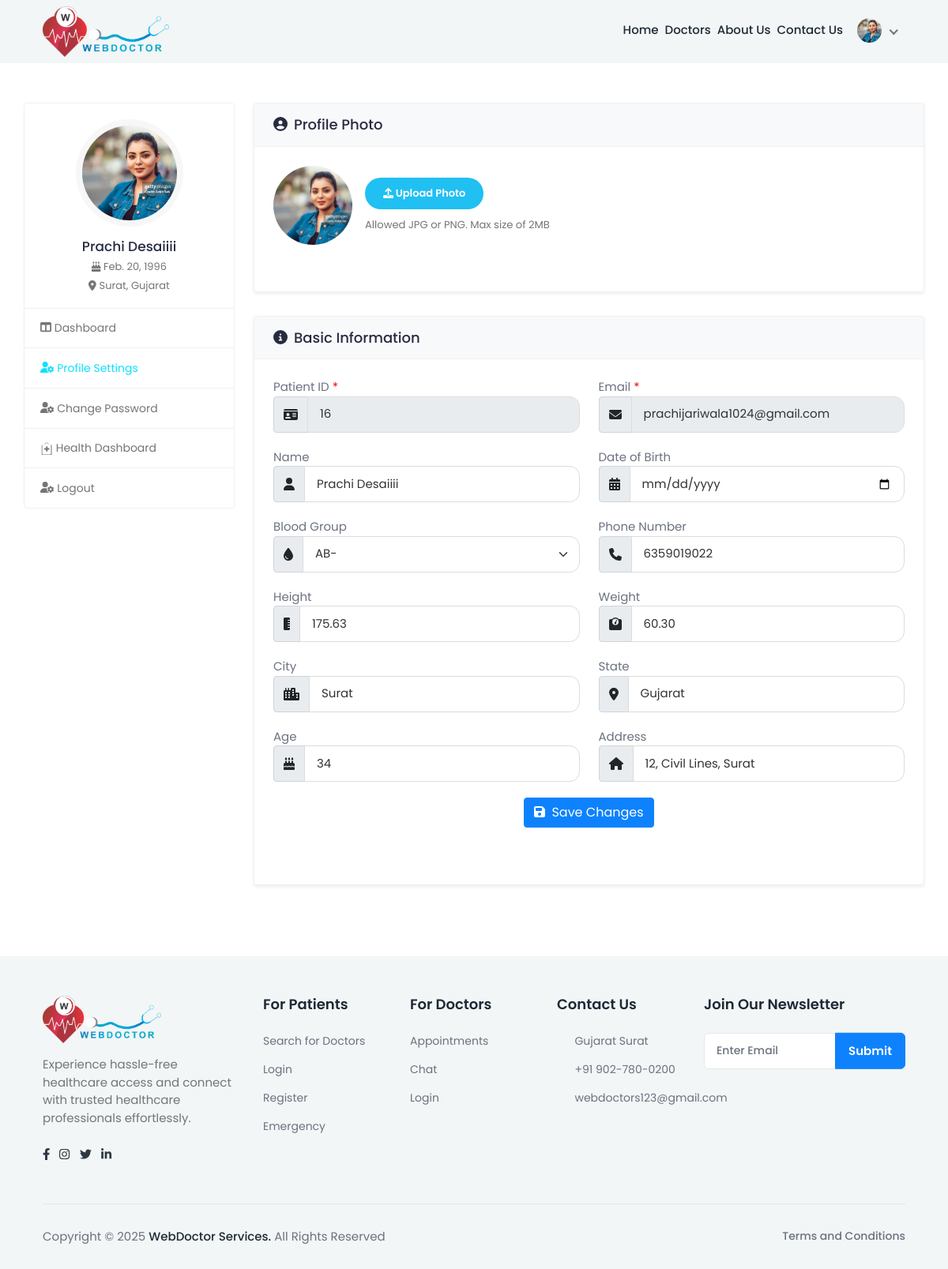
The app's page /patient_profile_settings/ (signed in) with its own data.
### myapp/models.py (models this page shows, shortened)
class patientRegister(models.Model):
      BLOOD_GROUP_CHOICES = [
        ('A+', 'A+'), ('A-', 'A-'), ('B+', 'B+'), ('B-', 'B-'),
        ('O+', 'O+'), ('O-', 'O-'), ('AB+', 'AB+'), ('AB-', 'AB-')
      ]
      name = models.CharField(max_length=100)
      email = models.EmailField(unique=True)
      phno = models.BigIntegerField(unique=True)
      password = models.CharField(max_length=255)
      profile_img = models.ImageField(upload_to='profile_pics/', null=True, blank=True)
      dob=models.DateField(null=True)
      age = models.PositiveIntegerField(null=True)  # Age field
      weight = models.DecimalField(null=True,max_digits=5,decimal_places=2)#Weight field
      height = models.DecimalField(null=True,max_digits=5, decimal_places=2)
      address = models.TextField()  # Full address
      city = models.CharField(max_length=50)
      state = models.CharField(max_length=50)
      blood_group = models.CharField(max_length=3, choices=BLOOD_GROUP_CHOICES)  # Dropdown selection

### myapp/views.py (the view, shortened to what this page needs)
# urls.py: path('patient_profile_settings/', views.patient_profile_settings, name='patient_profile_settings'),
def patient_profile_settings(request):
    patient_id = request.session.get('patient_id')  # Get patient ID from session
    if not patient_id:
        messages.error(request, "You need to log in first.")  # Alert for unauthenticated users
        return redirect("login")
    try:
        patient = patientRegister.objects.get(id=patient_id)  # Fetch patient data
    except patientRegister.DoesNotExist:
        messages.error(request, "Patient not found. Please log in again.")  # Alert for invalid patient
        return redirect("login")
    return render(request, 'patient-profile-settings.html', {"patient": patient})

### myapp/templates/patient-profile-settings.html (shortened to what this page needs)
{% load static %}
<html lang="en">
<head>
  <link rel="stylesheet" href="https://cdnjs.cloudflare.com/ajax/libs/font-awesome/6.4.0/css/all.min.css">
  <link rel="stylesheet" href="{% static 'assets/css/bootstrap.min.css' %}">
  <link rel="stylesheet" href="{% static 'assets/plugins/fontawesome/css/fontawesome.min.css' %}">
  <link rel="stylesheet" href="{% static 'assets/plugins/fontawesome/css/all.min.css' %}">
  <link rel="stylesheet" href="{% static 'assets/css/feather.css' %}">
  <link rel="stylesheet" href="{% static 'assets/css/custom.css' %}">
  <link rel="stylesheet" href="https://cdnjs.cloudflare.com/ajax/libs/jquery-confirm/3.3.2/jquery-confirm.min.css" />
</head>
<body style="transform: none;">
  {% block content %}
  <div class="main-wrapper" style="transform: none;">
    <header class="header header-fixed header-one header-space">
      <div class="container">
        <nav class="navbar navbar-expand-lg header-nav">
          <div class="navbar-header">
            <a href="{% url 'index' %}" class="navbar-brand logo">
              <img src="{% static 'assets/img/logo.png' %}" class="img-fluid" alt="Logo">
            </a>
          </div>
          <div class="main-menu-wrapper">
            <ul class="main-nav">
              <li>
                <a href="{% url 'index' %}">Home</a>
              </li>
              <li>
                <a href="{% url 'doctor_list' %}">Doctors</a>
              </li>
              <li>
                <a href="{% url 'about_us' %}">About Us</a>
              </li>
              <li>
                <a href="{% url 'contact_us' %}">Contact Us</a>
              </li>
              <ul class="nav header-navbar-rht" style="padding-top: 20px;">
                <li class="nav-item dropdown has-arrow logged-item">
                  <a href="#" class="dropdown-toggle nav-link" data-bs-toggle="dropdown" aria-expanded="false">
                    <span class="user-img">
                      {% if patient.profile_img %}
                      <img class="rounded-circle" src="{{ patient.profile_img.url }}" width="31" alt="profile" />
                      {% else %}
                      <img class="rounded-circle" src="/static/assets/img/default_profile.png" width="31"
                        alt="default profile" />
                      {% endif %}
                    </span>
                  </a>
                </li>
              </ul>
            </ul>
          </div>
        </nav>
      </div>
    </header>
    <div class="content" style="transform: none; min-height: 385.906px;">
      <div class="container-fluid" style="transform: none; padding-top:50px">
        <div class="row" style="transform: none;">
          <div class="col-lg-4 col-xl-3 mb-4">
            <div class="profile-sidebar shadow-md">
              <div class="widget-profile pro-widget-content">
                <div class="profile-info-widget">
                  <a href="#" class="booking-doc-img">
                    {% if patient.profile_img %}
                    <img class="rounded-circle" src="{{ patient.profile_img.url }}" width="31" alt="profile" />
                    {% else %}
                    <img class="rounded-circle" src="/static/assets/img/default_profile.png" width="31"
                      alt="default profile" />
                    {% endif %}
                  </a>
                  <div class="profile-det-info">
                    <h3>{{ patient.name }}</h3>
                    <div class="patient-details">
                      <h5>
                        <i class="fas fa-birthday-cake"></i>
                        {{ patient.dob }}
                      </h5>
                      <h5 class="mb-0">
                        <i class="fas fa-map-marker-alt"></i>
                        {{ patient.city }}, {{ patient.state }}
                      </h5>
                    </div>
                  </div>
                </div>
              </div>
              <div class="dashboard-widget">
                <nav class="dashboard-menu">
                  <ul class="list-unstyled">
                    <li>
                      <a href="{% url 'patient_dashboard' %}">
                        <i class="fas fa-columns"></i>
                        <span>Dashboard</span>
                      </a>
                    </li>
                    <li class="active">
                      <a href="{% url 'patient_profile_settings' %}">
                        <i class="fas fa-user-cog"></i>
                        <span>Profile Settings</span>
                      </a>
                    </li>
                    <li>
                      <a href="{% url 'patient_change_password' %}">
                        <i class="fas fa-user-cog"></i>
                        <span>change password</span>
                      </a>
                    </li>
                    <li>
                      <a href="{% url 'health_dashboard' %}">
                        <span>Health Dashboard</span>
                      </a>
                    </li>
                    <li>
                      <a href="{% url 'logout' %}">
                        <i class="fas fa-user-cog"></i>
                        <span>logout</span>
                      </a>
                    </li>
                  </ul>
                </nav>
              </div>
            </div>
          </div>
          <div class="col-md-8 col-lg-9 col-xl-9">
            <div class="card shadow-sm">
              <div class="card-header bg-light">
                <h4 class="mb-0"><i class="fas fa-user-circle me-2"></i>Profile Photo</h4>
              </div>
              <div class="card-body">
                <form method="POST" id="updatePatientForm" action="{% url 'patient_profile_settings' %}"
                  id="updatePatientForm" enctype="multipart/form-data">
                  <div class="row">
                    <div class="col-md-12">
                      <div class="form-group">
                        <div class="change-avatar d-flex align-items-center">
                          <div class="profile-img me-3">
                            {% if patient.profile_img %}
                            <img class="rounded-circle" src="{{ patient.profile_img.url }}" width="31" alt="profile" />
                            {% else %}
                            <img class="rounded-circle" src="/static/assets/img/default_profile.png" width="31"
                              alt="default profile" />
                            {% endif %}
                          </div>
                          <div class="upload-img">
                            <div class="change-photo-btn">
                              <span>
                                <i class="fa fa-upload"></i>
                                Upload Photo
                              </span>
                            </div>
                            <small class="form-text text-muted">Allowed JPG or PNG. Max size of 2MB</small>
                          </div>
                        </div>
                      </div>
                    </div>
                  </div>
              </div>
            </div>
            <div class="card shadow-sm">
              <div class="card-header bg-light">
                <h4 class="mb-0"><i class="fas fa-info-circle me-2"></i>Basic Information</h4>
              </div>
              <div class="card-body">
                <div class="row form-row">
                  <div class="col-md-6">
                    <div class="form-group">
                      <label>Patient ID <span class="text-danger">*</span></label>
                      <div class="input-group">
                      <span class="input-group-text"><i class="fas fa-id-card"></i></span>
                      <input type="text" class="form-control" value="{{ patient.id }}" id="patient_id" readonly>
                    </div>
                  </div>
                </div>
                <div class="col-md-6">
                  <div class="form-group">
                    <label>Email <span class="text-danger">*</span></label>
                    <div class="input-group">
                      <span class="input-group-text"><i class="fas fa-envelope"></i></span>
                    <input type="email" id="email" name="email" class="form-control" value="{{ patient.email }}"
                      readonly>
                    </div>
                  </div>
                </div>
                <div class="col-12 col-md-6">
                  <div class="form-group">
                    <label>Name</label>
                    <div class="input-group">
                      <span class="input-group-text"><i class="fas fa-user"></i></span>
                    <input type="text" id="name" name="name" class="form-control" value="{{ patient.name }}">
                    </div>
                  </div>
                </div>
                <div class="col-12 col-md-6">
                  <div class="form-group">
                    <label>Date of Birth</label>
                    <div class="input-group">
                      <span class="input-group-text"><i class="fas fa-calendar-alt"></i></span>
                      <input type="date" class="form-control" name="dob" id="dob" placeholder="Date"
                        value="{{ patient.dob }}">
                    </div>
                  </div>
                </div>
                <div class="col-12 col-md-6">
                  <div class="form-group">
                    <label>Blood Group</label>
                    <div class="input-group">
                      <span class="input-group-text"><i class="fas fa-tint"></i></span>
                    <select id="blood_group" name="blood_group" class="form-select form-control">
                      <option value="Select">{{ patient.blood_group }}</option>
                    </select>
                    </div>
                  </div>
                </div>
                <div class="col-12 col-md-6">
                  <div class="form-group">
                    <label>Phone Number</label>
                    <div class="input-group">
                      <span class="input-group-text"><i class="fas fa-phone"></i></span>
                    <input type="text" id="phone" name="phone" class="form-control" value="{{ patient.phno }}">
                    </div>
                  </div>
                </div>
                <div class="col-12 col-md-6">
                  <div class="form-group">
                    <label>Height</label>
                    <div class="input-group">
                      <span class="input-group-text"><i class="fas fa-ruler-vertical"></i></span>
                    <input type="text" id="height" name="height" class="form-control" value="{{ patient.height }}">
                    </div>
                  </div>
                </div>
                <div class="col-12 col-md-6">
                  <div class="form-group">
                    <label>Weight</label>
                    <div class="input-group">
                      <span class="input-group-text"><i class="fas fa-weight"></i></span>
                    <input type="text" id="weight" name="weight" class="form-control" value="{{ patient.weight }}">
                    </div>
                  </div>
                </div>
                <div class="col-12 col-md-6">
                  <div class="form-group">
                    <label>City</label>
                    <div class="input-group">
                      <span class="input-group-text"><i class="fas fa-city"></i></span>
                    <input type="text" id="city" name="city" class="form-control" value="{{ patient.city }}">
                    </div>
                  </div>
                </div>
                <div class="col-12 col-md-6">
                  <div class="form-group">
                    <label>State</label>
                    <div class="input-group">
                      <span class="input-group-text"><i class="fas fa-map-marker-alt"></i></span>
                    <input type="text" id="state" name="state" class="form-control" value="{{ patient.state }}">
                    </div>
                  </div>
                </div>
                <div class="col-12 col-md-6">
                  <div class="form-group">
                    <label>Age</label>
                    <div class="input-group">
                      <span class="input-group-text"><i class="fas fa-birthday-cake"></i></span>
                    <input type="text" id="age" name="age" class="form-control" value="{{ patient.age }}">
                    </div>
                  </div>
                </div>
                <div class="col-12 col-md-6">
                  <div class="form-group">
                    <label>Address</label>
                    <div class="input-group">
                      <span class="input-group-text"><i class="fas fa-home"></i></span>
                    <input type="text" id="address" name="address" class="form-control" value="{{ patient.address }}">
                    </div>
                  </div>
                </div>
              </div>
              <div class="submit-section text-center mb-5 submit-btn-bottom">
                <button type="submit" class="btn btn-primary prime-btn"><i class="fas fa-save me-2"></i>Save
                  Changes</button>
              </div>
            </div>
          </div>
        </div>
      </div>
    </div>
  </div>
  {% include "footer.html" %}
  {% endblock %}
</body>
</html>

### records on screen
patientRegister: profile_img (picture), name "Prachi Desaiiii", dob "Feb. 20, 1996", city "Surat", state "Gujarat", id "16", email "prachijariwala1024@gmail.com", blood_group "AB-", phone "6359019022", height "175.63", weight "60.30", age "34", address "12, Civil Lines, Surat"
